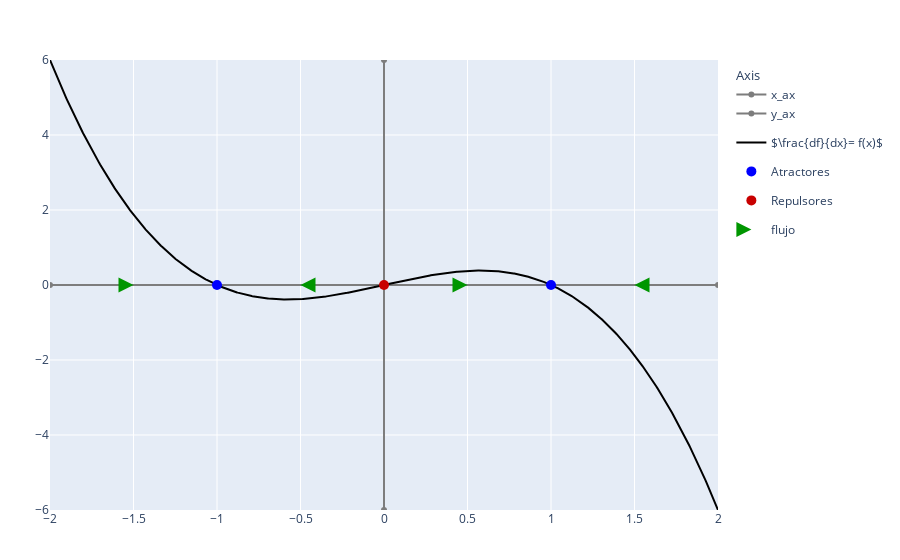

Write notebook code for a chart like this one.
### Code cell
d_fase(f_a_x;interval=[-2,2])

### Figure 1 — Plotly figure (JSON) as saved in the notebook; plotly's stock layout.template omitted (floating-point values rounded to 4 significant figures; data arrays with more than 128 entries replaced by an {"elided": "..."} marker saying what was removed)
{"data": [{"legendgroup": "Axis", "legendgrouptitle": {"text": "Axis"}, "line": {"color": "rgb(125,125,125)"}, "name": "x_ax", "type": "scatter", "x": [-2, 2], "y": [0, 0]}, {"legendgroup": "Axis", "line": {"color": "rgb(125,125,125)"}, "name": "y_ax", "type": "scatter", "x": [0, 0], "y": [-6, 6]}, {"line": {"color": "rgb(0,0,0)"}, "name": "$\\frac{df}{dx}= f(x)$", "type": "scatter", "x": {"elided": "1001 float values"}, "y": {"elided": "1001 float values"}}, {"marker": {"color": "rgb(0,0,255)", "size": 10}, "mode": "markers", "name": "Atractores", "type": "scatter", "x": [-1.0, 1.0], "y": [0, 0]}, {"marker": {"color": "rgb(200,0,0)", "size": 10}, "mode": "markers", "name": "Repulsores", "type": "scatter", "x": [1.99e-09], "y": [0]}, {"marker": {"color": "rgb(200,0,200)", "size": 10}, "mode": "markers", "name": "Marginales", "type": "scatter", "x": [], "y": []}, {"marker": {"color": "rgb(0,150,0)", "size": 15, "symbol": ["arrow-right", "arrow-left", "arrow-right", "arrow-left"]}, "mode": "markers", "name": "flujo", "type": "scatter", "x": [-1.5, -0.5, 0.5, 1.5], "y": [0, 0, 0, 0]}], "layout": {"margin": {"b": 50, "l": 50, "r": 50, "t": 60}, "xaxis": {"range": [-2, 2]}, "yaxis": {"range": [-6, 6]}}}
